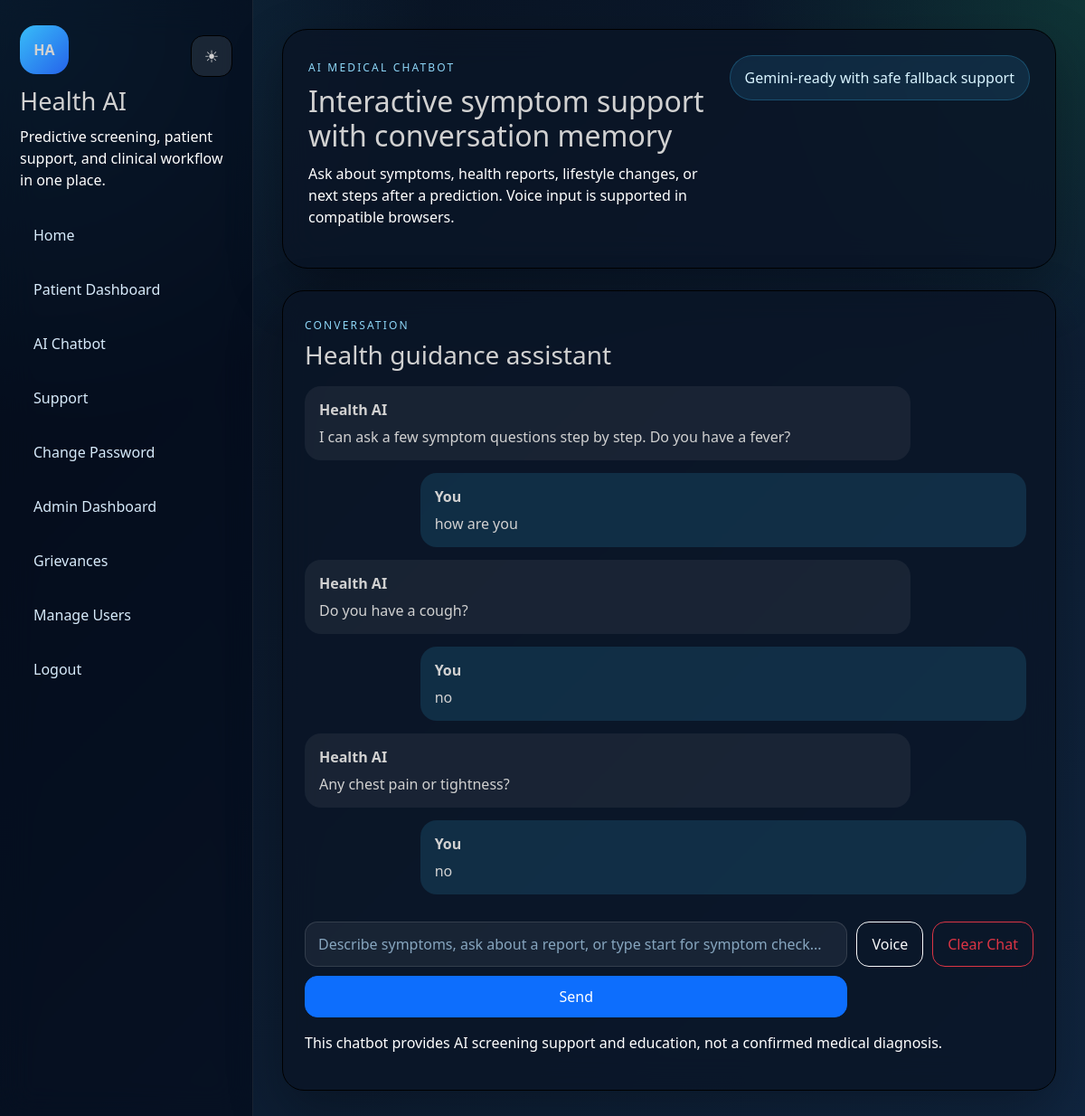
Screenshot of /chatbot (signed in) with the database file from the repository.
### tables this page shows
CREATE TABLE chat_messages(
            id INTEGER PRIMARY KEY AUTOINCREMENT,
            user_id INTEGER NOT NULL,
            role TEXT NOT NULL,
            message TEXT NOT NULL,
            source TEXT,
            created_at TIMESTAMP DEFAULT CURRENT_TIMESTAMP
        );

### app.py (the view)
@app.route("/chatbot")
@login_required
def chatbot_page():
    return render_template("chatbot.html", chat_history=get_recent_chat_history(current_user.id))

### app.py (called while the page is built, shortened)
def csrf_token():
    token = session.get("_csrf_token")
    if not token:
        token = secrets.token_urlsafe(32)
        session["_csrf_token"] = token
    return token

@app.before_request
def protect_from_csrf():
    if app.config.get("TESTING") or request.method not in {"POST", "PUT", "PATCH", "DELETE"}:
        return None

def get_db():
    if DATABASE != CONFIG_DATABASE:
        conn = sqlite3.connect(DATABASE)
        conn.row_factory = sqlite3.Row
        return conn
    return connect()

@login_manager.user_loader
def load_user(user_id):
    conn = get_db()
    user = fetchone(execute(conn, "SELECT * FROM users WHERE id=?", (user_id,)))
    conn.close()
    if user:
        return User(user["id"], user["name"], user["email"], user["role"])
    return None

def get_recent_chat_history(user_id, limit=CHAT_MEMORY_LIMIT):
    conn = get_db()
    history = fetchall(
        execute(
            conn,
            """
            SELECT role, message, source, created_at
            FROM chat_messages
            WHERE user_id=?
            ORDER BY created_at DESC
            LIMIT ?
            """,
            (user_id, limit),
        )
    )
    conn.close()
    return list(reversed(history))

### src/db.py (called while the page is built, shortened)
def get_backend():
    if DATABASE_URL.startswith("postgres://") or DATABASE_URL.startswith("postgresql://"):
        return "postgresql"
    if DATABASE_URL.startswith("mysql://"):
        return "mysql"
    return "sqlite"

def _normalize_sql(sql):
    if get_backend() == "sqlite":
        return sql
    return sql.replace("?", "%s")

def connect(database_override=None, database_url=None):
    if database_override:
        conn = sqlite3.connect(database_override)
        conn.row_factory = sqlite3.Row
        return conn
    active_url = database_url or DATABASE_URL
    backend = get_backend() if active_url == DATABASE_URL else (
        "postgresql" if active_url.startswith(("postgres://", "postgresql://")) else
        "mysql" if active_url.startswith("mysql://") else
        "sqlite"
    )
    if backend == "sqlite":
        conn = sqlite3.connect(DATABASE)
        conn.row_factory = sqlite3.Row
        return conn

def _row_to_dict(row):
    if row is None:
        return None
    if isinstance(row, dict):
        return row
    if isinstance(row, sqlite3.Row):
        return dict(row)
    if hasattr(row, "_asdict"):
        return row._asdict()
    return row

def fetchone(cursor):
    return _row_to_dict(cursor.fetchone())

### templates/chatbot.html (shortened to what this page needs)
{% extends "base.html" %}
{% block content %}
<section class="hero-panel">
  <div>
    <span class="eyebrow">AI Medical Chatbot</span>
    <h2>Interactive symptom support with conversation memory</h2>
    <p>Ask about symptoms, health reports, lifestyle changes, or next steps after a prediction. Voice input is supported in compatible browsers.</p>
  </div>
  <div class="hero-pill">Gemini-ready with safe fallback support</div>
</section>
<section class="chat-layout">
  <div class="panel-card">
    <div class="section-heading">
      <div>
        <span class="eyebrow">Conversation</span>
        <h3>Health guidance assistant</h3>
      </div>
    </div>
    <div id="chat-box" class="chat-box">
      {% for item in chat_history %}
      <div class="chat-bubble {{ 'bot' if item.role == 'assistant' else 'user' }}">
        <strong>{{ 'Health AI' if item.role == 'assistant' else 'You' }}</strong>
        <p>{{ item.message }}</p>
      </div>
      {% endfor %}
    </div>
    <div class="chat-controls">
      <input id="msg" class="form-control" placeholder="Describe symptoms, ask about a report, or type start for symptom check...">
      <button id="mic-btn" type="button" class="btn btn-outline-light">Voice</button>
      <button id="clear-chat-btn" type="button" class="btn btn-outline-danger">Clear Chat</button>
      <button id="send-btn" type="button" class="btn btn-primary">Send</button>
    </div>
    <p class="muted-copy mt-3">This chatbot provides AI screening support and education, not a confirmed medical diagnosis.</p>
  </div>
</section>
{% endblock %}

### templates/base.html (shortened to what this page needs)
<!DOCTYPE html>
<html lang="en">
<head>
  <link href="https://cdn.jsdelivr.net/npm/bootstrap@5.3.0/dist/css/bootstrap.min.css" rel="stylesheet">
  <link rel="stylesheet" href="{{ url_for('static', filename='css/style.css') }}">
</head>
<body>
  <div class="app-shell">
    <aside class="sidebar">
      <div>
        <div class="sidebar-top">
          <div class="brand-mark">HA</div>
          <button id="theme-toggle" class="theme-toggle" type="button" aria-label="Toggle dark and light mode">
            <span id="theme-icon">&#9728;</span>
          </button>
        </div>
        <h1>Health AI</h1>
        <p>Predictive screening, patient support, and clinical workflow in one place.</p>
      </div>
      <nav class="nav-stack">
        <a href="/">Home</a>
        {% if current_user.is_authenticated %}
          <a href="/patient/dashboard">Patient Dashboard</a>
          <a href="/chatbot">AI Chatbot</a>
          <a href="/grievance">Support</a>
          <a href="/account/password">Change Password</a>
          {% if current_user.role == "admin" %}
            <a href="/admin/dashboard">Admin Dashboard</a>
            <a href="/admin/grievances">Grievances</a>
            <a href="/admin/users">Manage Users</a>
          {% else %}
            <a href="/admin/login">Admin Sign In</a>
          {% endif %}
          <a href="/logout">Logout</a>
        {% else %}
          <a href="/patient/login">Patient Sign In</a>
          <a href="/admin/login">Admin Sign In</a>
          <a href="/register">Create Account</a>
        {% endif %}
      </nav>
    </aside>
    <main class="content">
      {% block content %}{% endblock %}
    </main>
  </div>
</body>
</html>

### static/css/style.css (style rules this page uses)
:root { --bg-1: #08111f; --bg-2: #10253f; --panel: rgba(10, 21, 38, 0.82); --panel-border: rgb(0, 0, 0); --text-main: hwb(0 82% 18%); --text-soft: hsl(0, 0%, 100%); --accent: #38bdf8; --accent-2: #22c55e; --warning: #f97316; --danger: #ef4444; --shadow: 0 24px 60px rgba(0, 0, 0, 0.28); }
* { box-sizing: border-box; }
body { margin: 0; min-height: 100vh; color: var(--text-main); background: radial-gradient(circle at top left, rgba(56, 189, 248, 0.18), transparent 28%), radial-gradient(circle at top right, rgba(34, 197, 94, 0.15), transparent 22%), linear-gradient(135deg, var(--bg-1), var(--bg-2)); font-family: "Segoe UI", Tahoma, Geneva, Verdana, sans-serif; }
a { color: inherit; text-decoration: none; }
.app-shell { display: flex; min-height: 100vh; }
.sidebar { width: 280px; padding: 28px 22px; border-right: 1px solid rgba(255, 255, 255, 0.08); background: rgba(2, 8, 23, 0.55); backdrop-filter: blur(18px); position: sticky; top: 0; height: 100vh; }
.sidebar-top { display: flex; align-items: center; justify-content: space-between; gap: 12px; }
.brand-mark { width: 54px; height: 54px; display: grid; place-items: center; border-radius: 18px; margin-bottom: 14px; background: linear-gradient(135deg, var(--accent), #2563eb); font-weight: 700; }
.theme-toggle { width: 46px; height: 46px; border: 1px solid var(--panel-border); border-radius: 14px; background: rgba(255, 255, 255, 0.08); color: var(--text-main); display: grid; place-items: center; font-size: 1.15rem; }
.sidebar h1 { margin: 0; font-size: 1.7rem; }
.sidebar p { margin: 10px 0 24px; color: var(--text-soft); line-height: 1.5; }
.nav-stack { display: grid; gap: 10px; }
.nav-stack a { padding: 12px 14px; border: 1px solid transparent; border-radius: 14px; color: #d8ebfb; transition: transform 0.18s ease, border-color 0.18s ease, background 0.18s ease; }
.content { flex: 1; padding: 32px; }
.hero-panel, .panel-card, .metric-card { border: 1px solid var(--panel-border); background: var(--panel); box-shadow: var(--shadow); backdrop-filter: blur(18px); }
.hero-panel { display: flex; justify-content: space-between; gap: 24px; padding: 28px; border-radius: 28px; margin-bottom: 24px; }
.hero-panel h2 { margin: 8px 0 10px; font-size: 2rem; }
.hero-panel p, .muted-copy { color: var(--text-soft); }
.hero-pill { align-self: flex-start; padding: 12px 16px; border-radius: 999px; background: rgba(56, 189, 248, 0.12); border: 1px solid rgba(56, 189, 248, 0.25); color: #d8f4ff; white-space: nowrap; }
.eyebrow { text-transform: uppercase; letter-spacing: 0.18em; font-size: 0.75rem; color: #8ed7f8; }
.panel-card { border-radius: 24px; padding: 24px; }
.section-heading { display: flex; align-items: center; justify-content: space-between; gap: 18px; margin-bottom: 18px; }
.section-heading h3 { margin: 6px 0 0; }
.form-control, .form-select { color: var(--text-main); background: rgba(255, 255, 255, 0.06); border: 1px solid rgba(255, 255, 255, 0.12); border-radius: 14px; padding: 12px 14px; }
.form-control::placeholder { color: #87a6bf; }
.btn { border-radius: 14px; padding: 10px 16px; }
.chat-layout { max-width: 960px; }
.chat-box { min-height: 420px; max-height: 62vh; overflow-y: auto; padding-right: 8px; }
.chat-bubble { max-width: 84%; margin-bottom: 14px; padding: 14px 16px; border-radius: 18px; }
.chat-bubble p { margin: 6px 0 0; }
.chat-bubble.user { margin-left: auto; background: rgba(56, 189, 248, 0.14); }
.chat-bubble.bot { background: rgba(255, 255, 255, 0.06); }
.chat-controls { display: grid; grid-template-columns: 1fr auto auto; gap: 10px; margin-top: 16px; }

### rows the page displays
chat_messages: role "Health AI", message "I can ask a few symptom questions step by step. Do you have a fever?"
chat_messages: role "You", message "how are you"
chat_messages: role "Health AI", message "Do you have a cough?"
chat_messages: role "You", message "no"
chat_messages: role "Health AI", message "Any chest pain or tightness?"
chat_messages: role "You", message "no"
